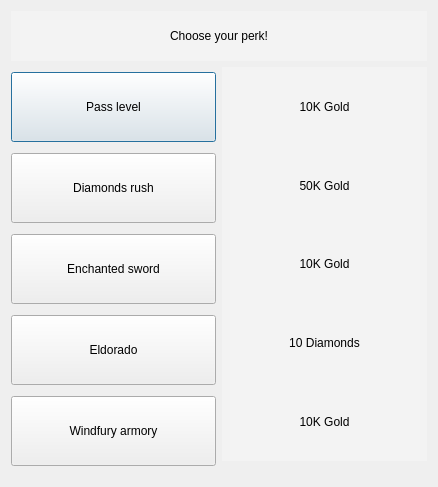
<?xml version="1.0" encoding="UTF-8"?>
<ui version="4.0">
 <class>PerksUI</class>
 <widget class="QDialog" name="PerksUI">
  <property name="geometry">
   <rect>
    <x>0</x>
    <y>0</y>
    <width>438</width>
    <height>487</height>
   </rect>
  </property>
  <property name="windowTitle">
   <string>Perks</string>
  </property>
  <property name="styleSheet">
   <string notr="true">QDialog {
	background-image: url(:/design/design/battlefield/background.png);
}

QLabel {
	background-color: rgba(255, 255, 255, 70);
	font: 75 bold 16pt &quot;PMingLiU-ExtB&quot;;
	color: black;
}

QPushButton {
	font: 75 bold 16pt &quot;PMingLiU-ExtB&quot;;
	color: black;
}

QPushButton:pressed {
	margin-bottom: 5px;
	margin-top: 5px;
	margin-left: 5px;
	margin-right: 5px;
	border-style: inset;
}

QPushButton#perksPassLvl_btn{
	border-image: url(:/design/design/perksUI_BG.png);
}

QPushButton#perksDmndRush_btn{
	border-image: url(:/design/design/perksUI_BG.png);
}

QPushButton#perksEnchantedSwrd_btn{
	border-image: url(:/design/design/perksUI_BG.png);
}

QPushButton#perksEldoradoBtn{
	border-image: url(:/design/design/perksUI_BG.png);
}

QPushButton#perksWindfury_btn{
	border-image: url(:/design/design/perksUI_BG.png);
}
</string>
  </property>
  <layout class="QGridLayout" name="gridLayout">
   <item row="0" column="0">
    <widget class="QLabel" name="perkDescr_lbl">
     <property name="maximumSize">
      <size>
       <width>16777215</width>
       <height>50</height>
      </size>
     </property>
     <property name="text">
      <string>Choose your perk!</string>
     </property>
     <property name="alignment">
      <set>Qt::AlignCenter</set>
     </property>
    </widget>
   </item>
   <item row="1" column="0">
    <layout class="QHBoxLayout" name="horizontalLayout">
     <item>
      <layout class="QVBoxLayout" name="verticalLayout">
       <item>
        <widget class="QPushButton" name="perksPassLvl_btn">
         <property name="minimumSize">
          <size>
           <width>0</width>
           <height>70</height>
          </size>
         </property>
         <property name="text">
          <string>Pass level</string>
         </property>
        </widget>
       </item>
       <item>
        <widget class="QPushButton" name="perksDmndRush_btn">
         <property name="minimumSize">
          <size>
           <width>0</width>
           <height>70</height>
          </size>
         </property>
         <property name="text">
          <string>Diamonds rush</string>
         </property>
        </widget>
       </item>
       <item>
        <widget class="QPushButton" name="perksEnchantedSwrd_btn">
         <property name="minimumSize">
          <size>
           <width>0</width>
           <height>70</height>
          </size>
         </property>
         <property name="text">
          <string>Enchanted sword</string>
         </property>
        </widget>
       </item>
       <item>
        <widget class="QPushButton" name="perksEldoradoBtn">
         <property name="minimumSize">
          <size>
           <width>0</width>
           <height>70</height>
          </size>
         </property>
         <property name="text">
          <string>Eldorado</string>
         </property>
        </widget>
       </item>
       <item>
        <widget class="QPushButton" name="perksWindfury_btn">
         <property name="minimumSize">
          <size>
           <width>0</width>
           <height>70</height>
          </size>
         </property>
         <property name="text">
          <string>Windfury armory</string>
         </property>
        </widget>
       </item>
      </layout>
     </item>
     <item>
      <layout class="QVBoxLayout" name="verticalLayout_2">
       <property name="spacing">
        <number>0</number>
       </property>
       <property name="bottomMargin">
        <number>15</number>
       </property>
       <item>
        <widget class="QLabel" name="passLvlCost_lbl">
         <property name="text">
          <string>10K Gold</string>
         </property>
         <property name="alignment">
          <set>Qt::AlignCenter</set>
         </property>
        </widget>
       </item>
       <item>
        <widget class="QLabel" name="dmndsRushCost_lbl">
         <property name="text">
          <string>50K Gold</string>
         </property>
         <property name="alignment">
          <set>Qt::AlignCenter</set>
         </property>
        </widget>
       </item>
       <item>
        <widget class="QLabel" name="enchSwordCost_lbl">
         <property name="text">
          <string>10K Gold</string>
         </property>
         <property name="alignment">
          <set>Qt::AlignCenter</set>
         </property>
        </widget>
       </item>
       <item>
        <widget class="QLabel" name="eldoradoCost_lbl">
         <property name="text">
          <string>10 Diamonds</string>
         </property>
         <property name="alignment">
          <set>Qt::AlignCenter</set>
         </property>
        </widget>
       </item>
       <item>
        <widget class="QLabel" name="windfuryCost_lbl">
         <property name="text">
          <string>10K Gold</string>
         </property>
         <property name="alignment">
          <set>Qt::AlignCenter</set>
         </property>
        </widget>
       </item>
      </layout>
     </item>
    </layout>
   </item>
  </layout>
 </widget>
 <resources/>
 <connections/>
</ui>
